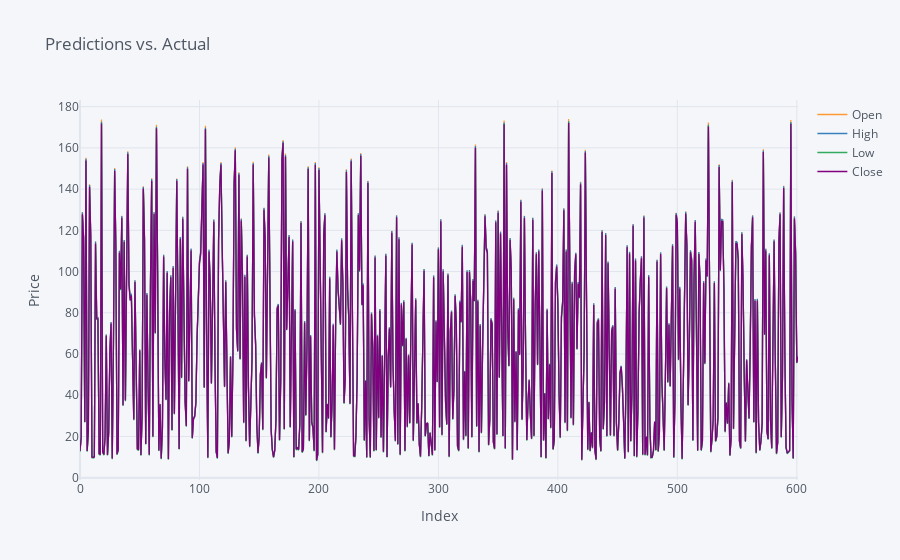
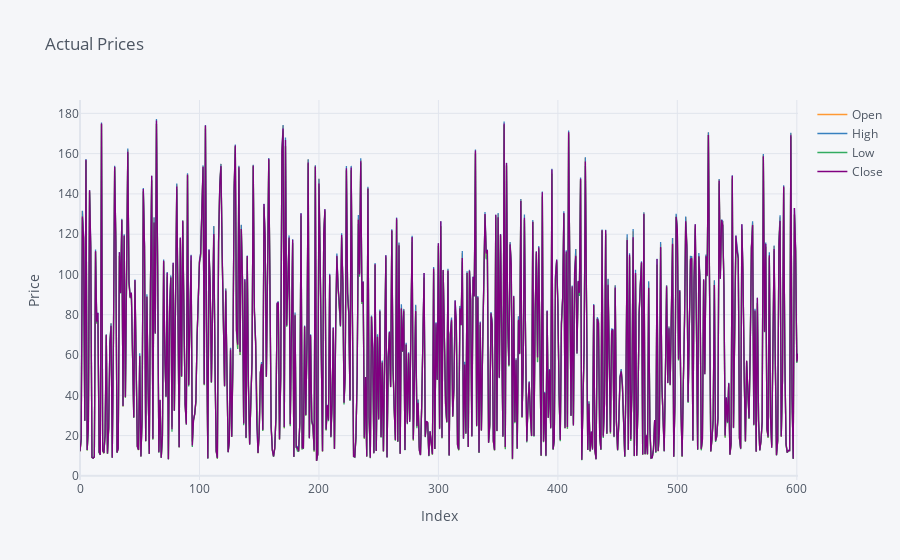

Source (notebook cell) for these figures, in order:
### Code cell
# Plot the results using Cufflinks
cf.go_offline()
predictions_df.iplot(title='Predictions vs. Actual', xTitle='Index', yTitle='Price')
y_test_df.iplot(title='Actual Prices', xTitle='Index', yTitle='Price')

### Figure 1 — Plotly figure (JSON) as saved in the notebook; plotly's stock layout.template omitted (floating-point values rounded to 4 significant figures; data arrays with more than 128 entries replaced by an {"elided": "..."} marker saying what was removed)
{"data": [{"line": {"color": "rgba(255, 153, 51, 1.0)", "dash": "solid", "shape": "linear", "width": 1.3}, "mode": "lines", "name": "Open", "text": "", "type": "scatter", "x": {"elided": "602 int values"}, "y": {"elided": "602 float values"}}, {"line": {"color": "rgba(55, 128, 191, 1.0)", "dash": "solid", "shape": "linear", "width": 1.3}, "mode": "lines", "name": "High", "text": "", "type": "scatter", "x": {"elided": "602 int values"}, "y": {"elided": "602 float values"}}, {"line": {"color": "rgba(50, 171, 96, 1.0)", "dash": "solid", "shape": "linear", "width": 1.3}, "mode": "lines", "name": "Low", "text": "", "type": "scatter", "x": {"elided": "602 int values"}, "y": {"elided": "602 float values"}}, {"line": {"color": "rgba(128, 0, 128, 1.0)", "dash": "solid", "shape": "linear", "width": 1.3}, "mode": "lines", "name": "Close", "text": "", "type": "scatter", "x": {"elided": "602 int values"}, "y": {"elided": "602 float values"}}], "layout": {"legend": {"bgcolor": "#F5F6F9", "font": {"color": "#4D5663"}}, "paper_bgcolor": "#F5F6F9", "plot_bgcolor": "#F5F6F9", "title": {"font": {"color": "#4D5663"}, "text": "Predictions vs. Actual"}, "xaxis": {"gridcolor": "#E1E5ED", "showgrid": true, "tickfont": {"color": "#4D5663"}, "title": {"font": {"color": "#4D5663"}, "text": "Index"}, "zerolinecolor": "#E1E5ED"}, "yaxis": {"gridcolor": "#E1E5ED", "showgrid": true, "tickfont": {"color": "#4D5663"}, "title": {"font": {"color": "#4D5663"}, "text": "Price"}, "zerolinecolor": "#E1E5ED"}}}

### Figure 2 — Plotly figure (JSON) as saved in the notebook; plotly's stock layout.template omitted (floating-point values rounded to 4 significant figures; data arrays with more than 128 entries replaced by an {"elided": "..."} marker saying what was removed)
{"data": [{"line": {"color": "rgba(255, 153, 51, 1.0)", "dash": "solid", "shape": "linear", "width": 1.3}, "mode": "lines", "name": "Open", "text": "", "type": "scatter", "x": {"elided": "602 int values"}, "y": {"elided": "602 float values"}}, {"line": {"color": "rgba(55, 128, 191, 1.0)", "dash": "solid", "shape": "linear", "width": 1.3}, "mode": "lines", "name": "High", "text": "", "type": "scatter", "x": {"elided": "602 int values"}, "y": {"elided": "602 float values"}}, {"line": {"color": "rgba(50, 171, 96, 1.0)", "dash": "solid", "shape": "linear", "width": 1.3}, "mode": "lines", "name": "Low", "text": "", "type": "scatter", "x": {"elided": "602 int values"}, "y": {"elided": "602 float values"}}, {"line": {"color": "rgba(128, 0, 128, 1.0)", "dash": "solid", "shape": "linear", "width": 1.3}, "mode": "lines", "name": "Close", "text": "", "type": "scatter", "x": {"elided": "602 int values"}, "y": {"elided": "602 float values"}}], "layout": {"legend": {"bgcolor": "#F5F6F9", "font": {"color": "#4D5663"}}, "paper_bgcolor": "#F5F6F9", "plot_bgcolor": "#F5F6F9", "title": {"font": {"color": "#4D5663"}, "text": "Actual Prices"}, "xaxis": {"gridcolor": "#E1E5ED", "showgrid": true, "tickfont": {"color": "#4D5663"}, "title": {"font": {"color": "#4D5663"}, "text": "Index"}, "zerolinecolor": "#E1E5ED"}, "yaxis": {"gridcolor": "#E1E5ED", "showgrid": true, "tickfont": {"color": "#4D5663"}, "title": {"font": {"color": "#4D5663"}, "text": "Price"}, "zerolinecolor": "#E1E5ED"}}}
